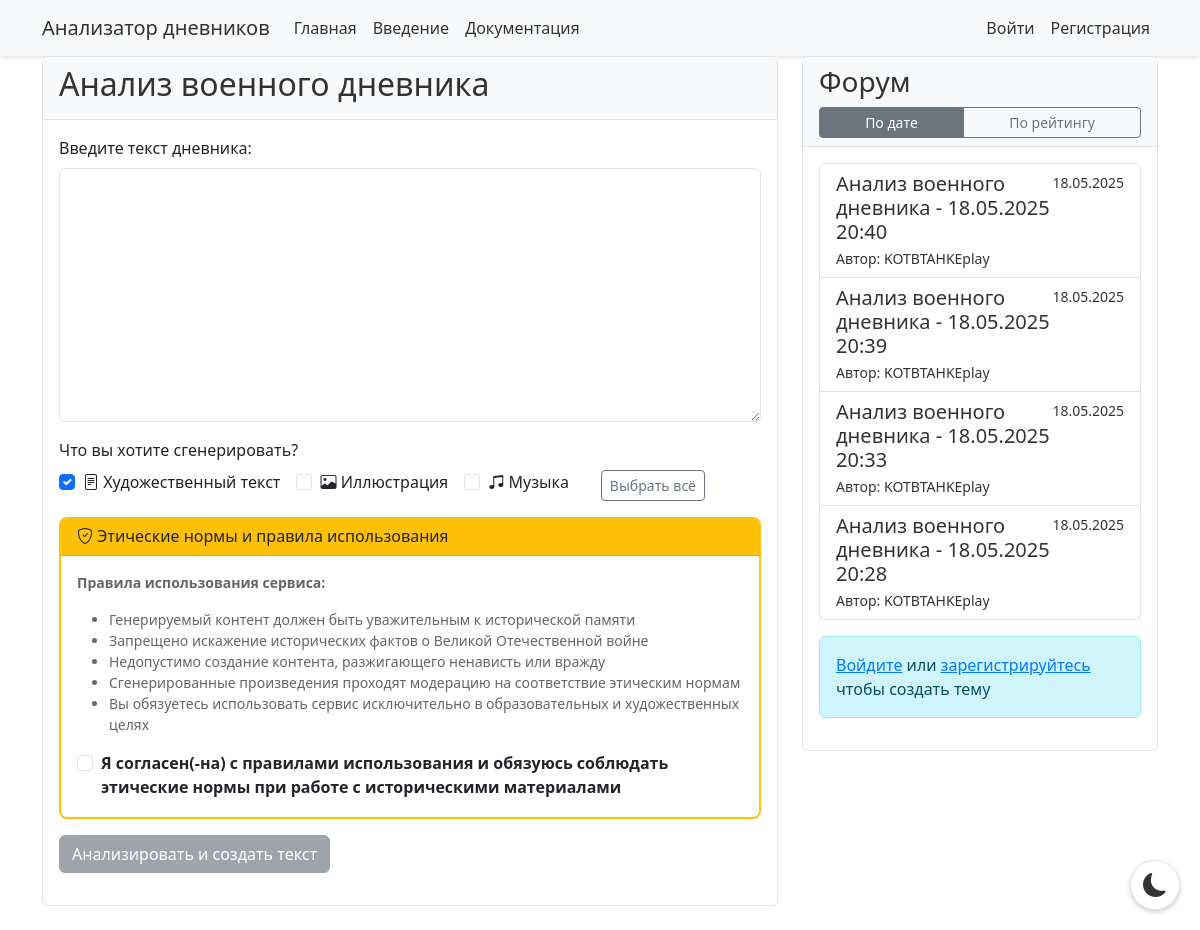
Before: / with the older database file.
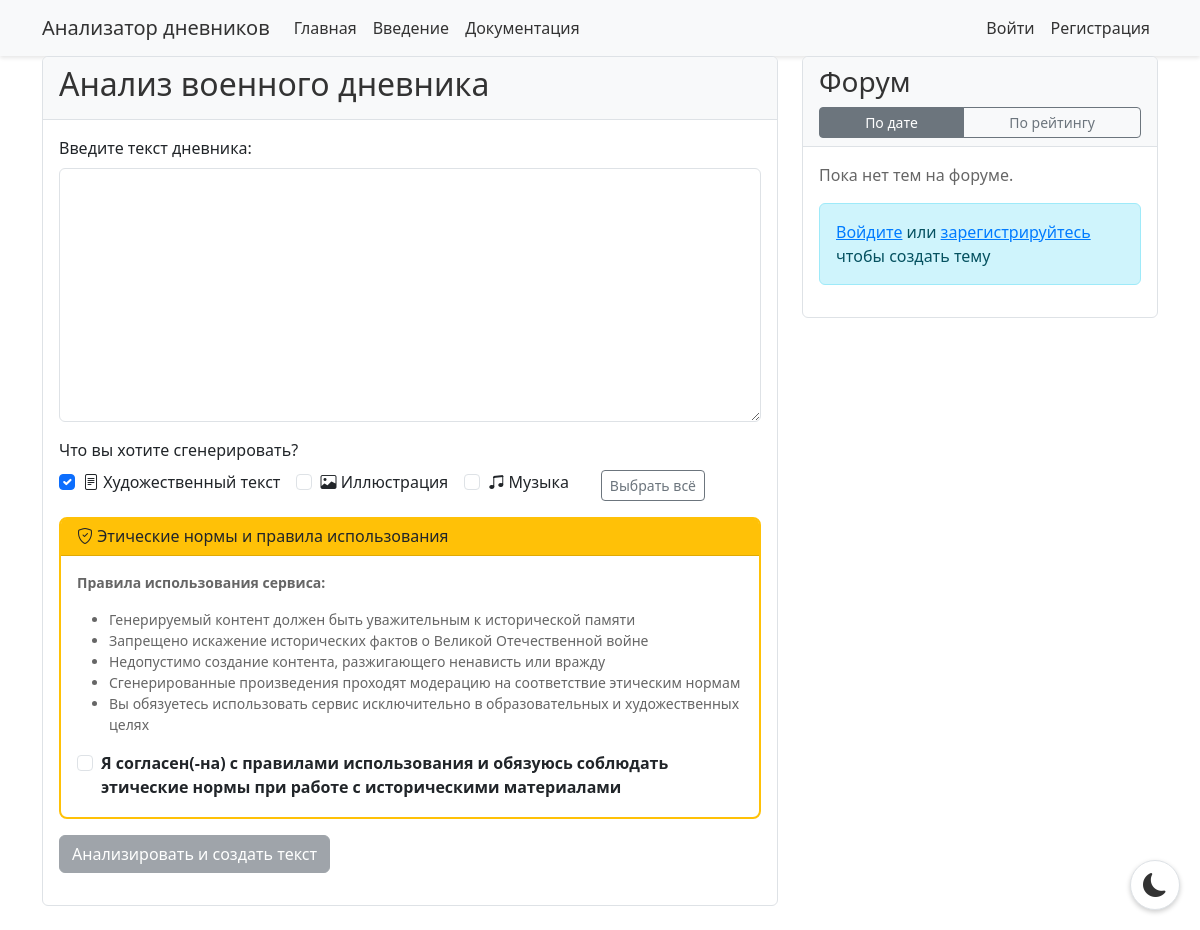
After: the same page with the newer database file.
### forum.py (models this page shows, shortened)
class Topic(db.Model):
    id = db.Column(db.Integer, primary_key=True)
    title = db.Column(db.String(200), nullable=False)
    user_id = db.Column(db.Integer, db.ForeignKey('user.id'), nullable=False)
    created_at = db.Column(db.DateTime, default=datetime.utcnow)
    votes_up = db.Column(db.Integer, default=0)
    votes_down = db.Column(db.Integer, default=0)
    messages = db.relationship('Message', backref='topic', lazy=True, cascade='all, delete-orphan')
    votes = db.relationship('TopicVote', backref='topic', lazy=True, cascade='all, delete-orphan')

class User(UserMixin, db.Model):
    id = db.Column(db.Integer, primary_key=True)
    username = db.Column(db.String(80), unique=True, nullable=False)
    password_hash = db.Column(db.String(120), nullable=False)
    created_at = db.Column(db.DateTime, default=datetime.utcnow)
    topics = db.relationship('Topic', backref='author', lazy=True)
    messages = db.relationship('Message', backref='author', lazy=True)
    topic_votes = db.relationship('TopicVote', backref='user', lazy=True)
    message_votes = db.relationship('MessageVote', backref='user', lazy=True)

### app.py (the view)
@app.route('/')
def index():
    sort_by = request.args.get('sort', 'date')  # date, likes
    if sort_by == 'likes':
        topics = Topic.query.order_by((Topic.votes_up - Topic.votes_down).desc()).all()
    else:  # date
        topics = Topic.query.order_by(Topic.created_at.desc()).all()
    return render_template('index.html', topics=topics, current_sort=sort_by)

### templates/index.html (shortened to what this page needs)
{% extends "base.html" %}
{% block content %}
<div class="row">
    <div class="col-md-8">
        <div class="card mb-4">
            <div class="card-header">
                <h2>Анализ военного дневника</h2>
            </div>
            <div class="card-body">
                <form id="diary-form">
                    <div class="mb-3">
                        <label for="diary_text" class="form-label">Введите текст дневника:</label>
                        <textarea class="form-control" id="diary_text" name="diary_text" rows="10" required></textarea>
                    </div>
                    <div class="mb-3">
                        <label class="form-label">Что вы хотите сгенерировать?</label>
                        <div class="d-flex flex-wrap gap-3">
                            <div class="form-check">
                                <input class="form-check-input generation-type" type="checkbox" name="generation_types[]" id="generation_text" value="text" checked>
                                <label class="form-check-label" for="generation_text">
                                    <i class="bi bi-file-text"></i> Художественный текст
                                </label>
                            </div>
                            <div class="form-check">
                                <input class="form-check-input generation-type" type="checkbox" name="generation_types[]" id="generation_image" value="image">
                                <label class="form-check-label" for="generation_image">
                                    <i class="bi bi-image"></i> Иллюстрация
                                </label>
                            </div>
                            <div class="form-check">
                                <input class="form-check-input generation-type" type="checkbox" name="generation_types[]" id="generation_music" value="music">
                                <label class="form-check-label" for="generation_music">
                                    <i class="bi bi-music-note-beamed"></i> Музыка
                                </label>
                            </div>
                            <div class="ms-3">
                                <button type="button" id="select-all-btn" class="btn btn-sm btn-outline-secondary">Выбрать всё</button>
                            </div>
                        </div>
                    </div>
                    <div class="card mb-3 ethics-agreement" id="ethics-agreement-card">
                        <div class="card-header">
                            <h6 class="mb-0"><i class="bi bi-shield-check"></i> Этические нормы и правила использования</h6>
                        </div>
                        <div class="card-body">
                            <div class="small text-muted mb-3">
                                <p><strong>Правила использования сервиса:</strong></p>
                                <ul class="mb-0">
                                    <li>Генерируемый контент должен быть уважительным к исторической памяти</li>
                                    <li>Запрещено искажение исторических фактов о Великой Отечественной войне</li>
                                    <li>Недопустимо создание контента, разжигающего ненависть или вражду</li>
                                    <li>Сгенерированные произведения проходят модерацию на соответствие этическим нормам</li>
                                    <li>Вы обязуетесь использовать сервис исключительно в образовательных и художественных целях</li>
                                </ul>
                            </div>
                            <div class="form-check">
                                <input class="form-check-input" type="checkbox" id="ethicsAgreement" required>
                                <label class="form-check-label fw-bold" for="ethicsAgreement">
                                    Я согласен(-на) с правилами использования и обязуюсь соблюдать этические нормы при работе с историческими материалами
                                </label>
                            </div>
                        </div>
                    </div>
                    <button type="submit" class="btn btn-primary">Анализировать текст</button>
                </form>
            </div>
        </div>
    </div>
    <div class="col-md-4">
        <div class="card">
            <div class="card-header">
                <div class="d-flex justify-content-between align-items-center mb-2">
                    <h3 class="mb-0">Форум</h3>
                </div>
                <div class="btn-group btn-group-sm w-100">
                    <a href="{{ url_for('index', sort='date') }}"
                       class="btn btn-outline-secondary {% if current_sort == 'date' %}active{% endif %}">
                        По дате
                    </a>
                    <a href="{{ url_for('index', sort='likes') }}"
                       class="btn btn-outline-secondary {% if current_sort == 'likes' %}active{% endif %}">
                        По рейтингу
                    </a>
                </div>
            </div>
            <div class="card-body">
                {% if topics %}
                    <div class="list-group">
                    {% for topic in topics %}
                        <a href="{{ url_for('view_topic', topic_id=topic.id) }}" class="list-group-item list-group-item-action">
                            <div class="d-flex w-100 justify-content-between">
                                <h5 class="mb-1">{{ topic.title }}</h5>
                                <small>{{ topic.created_at.strftime('%d.%m.%Y') }}</small>
                            </div>
                            <small>Автор: {{ topic.author.username }}</small>
                        </a>
                    {% endfor %}
                    </div>
                {% else %}
                    <p class="text-muted">Пока нет тем на форуме.</p>
                {% endif %}
                {% if not current_user.is_authenticated %}
                    <div class="alert alert-info mt-3">
                        <a href="{{ url_for('login') }}">Войдите</a> или
                        <a href="{{ url_for('register') }}">зарегистрируйтесь</a>
                        чтобы создать тему
                    </div>
                {% endif %}
            </div>
        </div>
    </div>
</div>
{% endblock %}

### templates/base.html (shortened to what this page needs)
<!DOCTYPE html>
<html lang="ru">
<head>
    <link href="https://cdn.jsdelivr.net/npm/bootstrap@5.3.0-alpha1/dist/css/bootstrap.min.css" rel="stylesheet">
    <link href="https://cdn.jsdelivr.net/npm/bootstrap-icons@1.11.1/font/bootstrap-icons.css" rel="stylesheet">
    <link href="/static/css/styles.css" rel="stylesheet">
</head>
<body>
    <nav class="navbar navbar-expand-lg navbar-light">
        <div class="container">
            <a class="navbar-brand" href="{{ url_for('index') }}">Анализатор дневников</a>
            <div class="collapse navbar-collapse" id="navbarNav">
                <ul class="navbar-nav me-auto">
                    <li class="nav-item">
                        <a class="nav-link" href="{{ url_for('index') }}">Главная</a>
                    </li>
                    <li class="nav-item">
                        <a class="nav-link" href="{{ url_for('introduction') }}">Введение</a>
                    </li>
                    <li class="nav-item">
                        <a class="nav-link" href="{{ url_for('documentation') }}">Документация</a>
                    </li>
                </ul>
                <ul class="navbar-nav">
                    {% if current_user.is_authenticated %}
                        <li class="nav-item">
                            <span class="nav-link">{{ current_user.username }}</span>
                        </li>
                        <li class="nav-item">
                            <a class="nav-link" href="{{ url_for('logout') }}">Выйти</a>
                        </li>
                    {% else %}
                        <li class="nav-item">
                            <a class="nav-link" href="{{ url_for('login') }}">Войти</a>
                        </li>
                        <li class="nav-item">
                            <a class="nav-link" href="{{ url_for('register') }}">Регистрация</a>
                        </li>
                    {% endif %}
                </ul>
            </div>
        </div>
    </nav>
    <div class="container">
        <div class="content">
            {% block content %}{% endblock %}
        </div>
    </div>
    <button class="theme-switch" onclick="toggleTheme()">
        <i class="bi bi-moon-fill"></i>
    </button>
</body>
</html>

### static/css/styles.css (style rules this page uses)
:root { --bg-primary: #ffffff; --bg-secondary: #f8f9fa; --text-primary: #333333; --text-secondary: #666666; --border-color: #dee2e6; --card-bg: #ffffff; --navbar-bg: #f8f9fa; --input-bg: #ffffff; --modal-bg: #ffffff; }
body { background-color: var(--bg-primary); color: var(--text-primary); transition: background-color 0.3s ease, color 0.3s ease; }
.navbar { background-color: var(--navbar-bg) !important; }
.navbar-light .navbar-brand, .navbar-light .navbar-nav .nav-link { color: var(--text-primary) !important; }
.card { background-color: var(--card-bg); border-color: var(--border-color); }
.card-header { background-color: var(--bg-secondary); border-bottom-color: var(--border-color); color: var(--text-primary); }
.text-muted { color: var(--text-secondary) !important; }
a { color: #007bff; }
.theme-switch { position: fixed; bottom: 20px; right: 20px; z-index: 1000; padding: 10px; border-radius: 50%; width: 50px; height: 50px; display: flex; align-items: center; justify-content: center; cursor: pointer; background-color: var(--card-bg); border: 1px solid var(--border-color); box-shadow: 0 2px 5px rgba(0,0,0,0.2); color: var(--text-primary); }
.theme-switch i { font-size: 1.5rem; color: var(--text-primary); }
.content { min-height: calc(100vh - 120px); }
.navbar { box-shadow: 0 2px 4px rgba(0,0,0,0.1); }
.ethics-agreement { border: 2px solid #ffc107; border-radius: 8px; transition: all 0.3s ease; }
.ethics-agreement .card-header { background-color: #ffc107 !important; color: #212529 !important; font-weight: 600 !important; border-bottom: 1px solid rgba(0,0,0,.125) !important; }

Changed rows visible on the page:
removed Topic: title "Анализ военного дневника - 18.05.2025 20:40", created_at "18.05.2025", author.username "KOTBTAHKEplay"
removed Topic: title "Анализ военного дневника - 18.05.2025 20:39", created_at "18.05.2025", author.username "KOTBTAHKEplay"
removed Topic: title "Анализ военного дневника - 18.05.2025 20:33", created_at "18.05.2025", author.username "KOTBTAHKEplay"
removed Topic: title "Анализ военного дневника - 18.05.2025 20:28", created_at "18.05.2025", author.username "KOTBTAHKEplay"
Other visible differences:
text now shown: "Пока нет тем на форуме."
